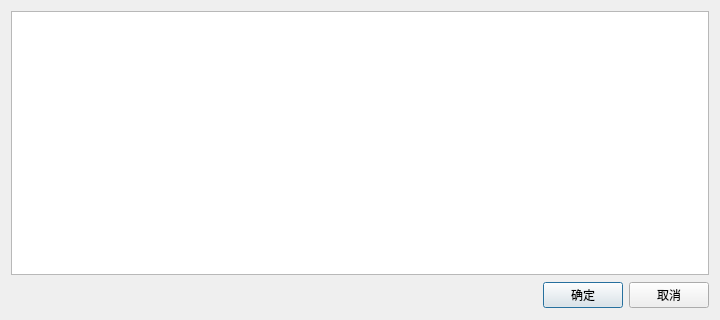
<?xml version="1.0" encoding="UTF-8"?>
<ui version="4.0">
 <class>ViewVarTableDialog</class>
 <widget class="QDialog" name="ViewVarTableDialog">
  <property name="geometry">
   <rect>
    <x>0</x>
    <y>0</y>
    <width>720</width>
    <height>320</height>
   </rect>
  </property>
  <property name="sizePolicy">
   <sizepolicy hsizetype="Expanding" vsizetype="Expanding">
    <horstretch>0</horstretch>
    <verstretch>0</verstretch>
   </sizepolicy>
  </property>
  <property name="minimumSize">
   <size>
    <width>0</width>
    <height>0</height>
   </size>
  </property>
  <property name="maximumSize">
   <size>
    <width>5000</width>
    <height>4000</height>
   </size>
  </property>
  <property name="windowTitle">
   <string>视图变量表格</string>
  </property>
  <layout class="QGridLayout" name="gridLayout">
   <item row="0" column="0" colspan="3">
    <widget class="QTableView" name="tableView"/>
   </item>
   <item row="1" column="0">
    <spacer name="horizontalSpacer_2">
     <property name="orientation">
      <enum>Qt::Horizontal</enum>
     </property>
     <property name="sizeHint" stdset="0">
      <size>
       <width>387</width>
       <height>28</height>
      </size>
     </property>
    </spacer>
   </item>
   <item row="1" column="1">
    <widget class="QPushButton" name="pbt_Confirm">
     <property name="text">
      <string>确定</string>
     </property>
    </widget>
   </item>
   <item row="1" column="2">
    <widget class="QPushButton" name="pbt_Cancel">
     <property name="text">
      <string>取消</string>
     </property>
    </widget>
   </item>
  </layout>
 </widget>
 <resources/>
 <connections/>
</ui>
